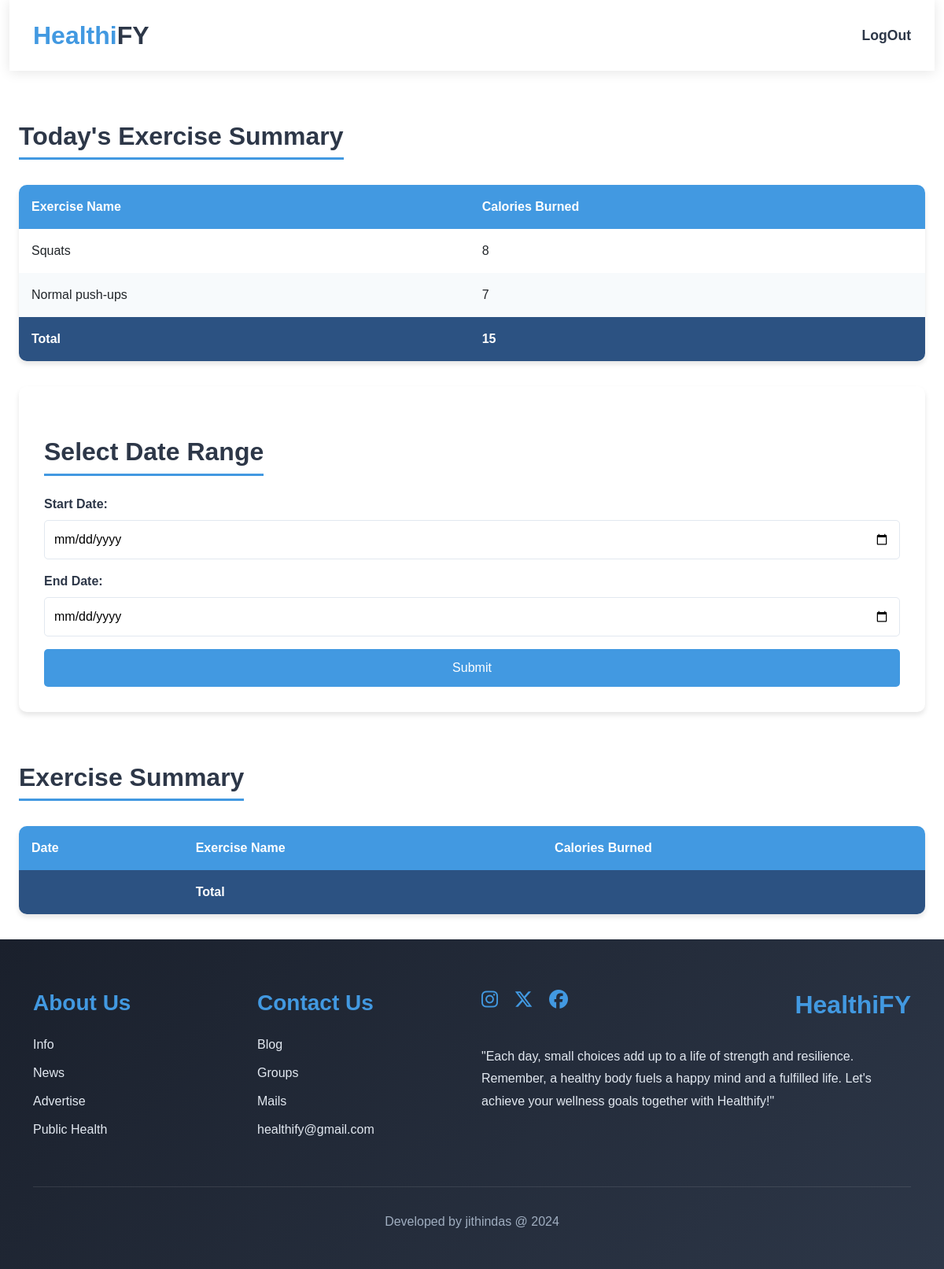
/exsummary/ (signed in), run on an earlier commit of the app's database.
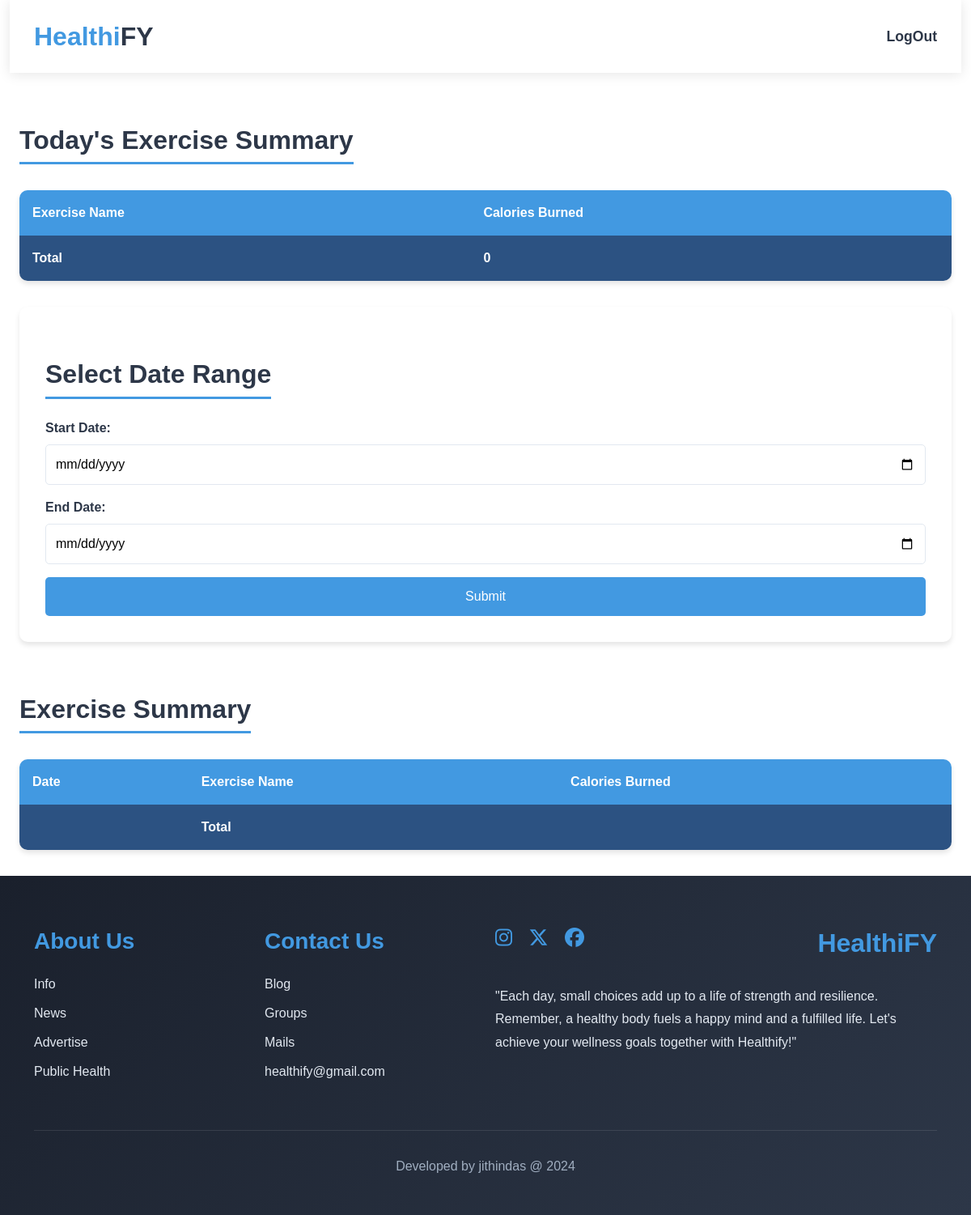
And on a later commit of the database.
### web/models.py (models this page shows, shortened)
class Exercise_Data(models.Model):
    exercise=models.ForeignKey(Exercise,on_delete=models.CASCADE)   #exercise is connected with Exercise table
    user=models.ForeignKey(User,on_delete=models.CASCADE)    #user is conneted with User table
    created_date=models.DateField(auto_now_add=True,null=True)
    updated_date=models.DateField(auto_now_add=True,null=True)

class Exercise(models.Model):
    name=models.CharField(max_length=200)   #name of the exercise
    description=models.TextField(blank=True,null=True)   #description of the exercise
    duration=models.CharField(max_length=100,default='60:00',blank=True,null=True)  # Duration of the exercise
    reps=models.PositiveIntegerField(default=25,blank=True,null=True)   # Default number of repetitions set to 15
    calories_burned=models.PositiveIntegerField()  # Calories burned during the exercise
    gif=models.ImageField(upload_to="images/",blank=True,null=True)  # GIF of the exercise

### web/views.py (the view, shortened to what this page needs)
# urls.py: path('exsummary/', ExerciseSummary.as_view(), name='exsummary'),
class ExerciseSummary(View):
    def get(self,request,*args,**kwargs):
        todays_calorie=0
        todays_data = Exercise_Data.objects.filter(user=request.user,created_date=timezone.now().date())
        for calorie in todays_data:
            todays_calorie=todays_calorie+calorie.exercise.calories_burned
        form=DateRangeForm()
        return render(request,'ex_summary.html',{'form':form,'todaysummary': todays_data,'today_calorie':todays_calorie})

### web/forms.py
class DateRangeForm(forms.Form):
    start_date = forms.DateField(
        widget=forms.TextInput(attrs={'type': 'date'}),
        label='Start Date'
    )
    end_date = forms.DateField(
        widget=forms.TextInput(attrs={'type': 'date'}),
        label='End Date'
    )

### web/templates/ex_summary.html (shortened to what this page needs)
{% extends 'profile_update.html' %}
{% load static %}
{% block content %}
<div class="summary-container">
    <h1 class="section-title">Today's Exercise Summary</h1>
    <table class="summary-table">
        <thead>
            <tr>
                <th>Exercise Name</th>
                <th>Calories Burned</th>
            </tr>
        </thead>
        <tbody>
            {% for i in todaysummary %}
            <tr>
                <td>{{ i.exercise.name }}</td>
                <td>{{ i.exercise.calories_burned }}</td>
            </tr>
            {% endfor %}
            <tr class="total-row">
                <th>Total</th>
                <th>{{today_calorie}}</th>
            </tr>
        </tbody>
    </table>
    <div class="date-range-form">
        <h1 class="section-title">Select Date Range</h1>
        <form method="post">
            {{ form.as_p }}
            <button type="submit" class="submit-btn">Submit</button>
        </form>
    </div>
    <h1 class="section-title">Exercise Summary</h1>
    <table class="summary-table">
        <thead>
            <tr>
                <th>Date</th>
                <th>Exercise Name</th>
                <th>Calories Burned</th>
            </tr>
        </thead>
        <tbody>
            <tr class="total-row">
                <th></th>
                <th>Total</th>
                <th>{{total_calorie}}</th>
            </tr>
        </tbody>
    </table>
</div>
{% endblock content %}

What changed in the data, as far as the page shows it:
no longer on this page (row edited): Exercise_Data: exercise.name "Squats", exercise.calories_burned "8"
no longer on this page (row edited): Exercise_Data: exercise.name "Normal push-ups", exercise.calories_burned "7"
Also different on the page:
{{ today_calorie }}: "15" → "0"
